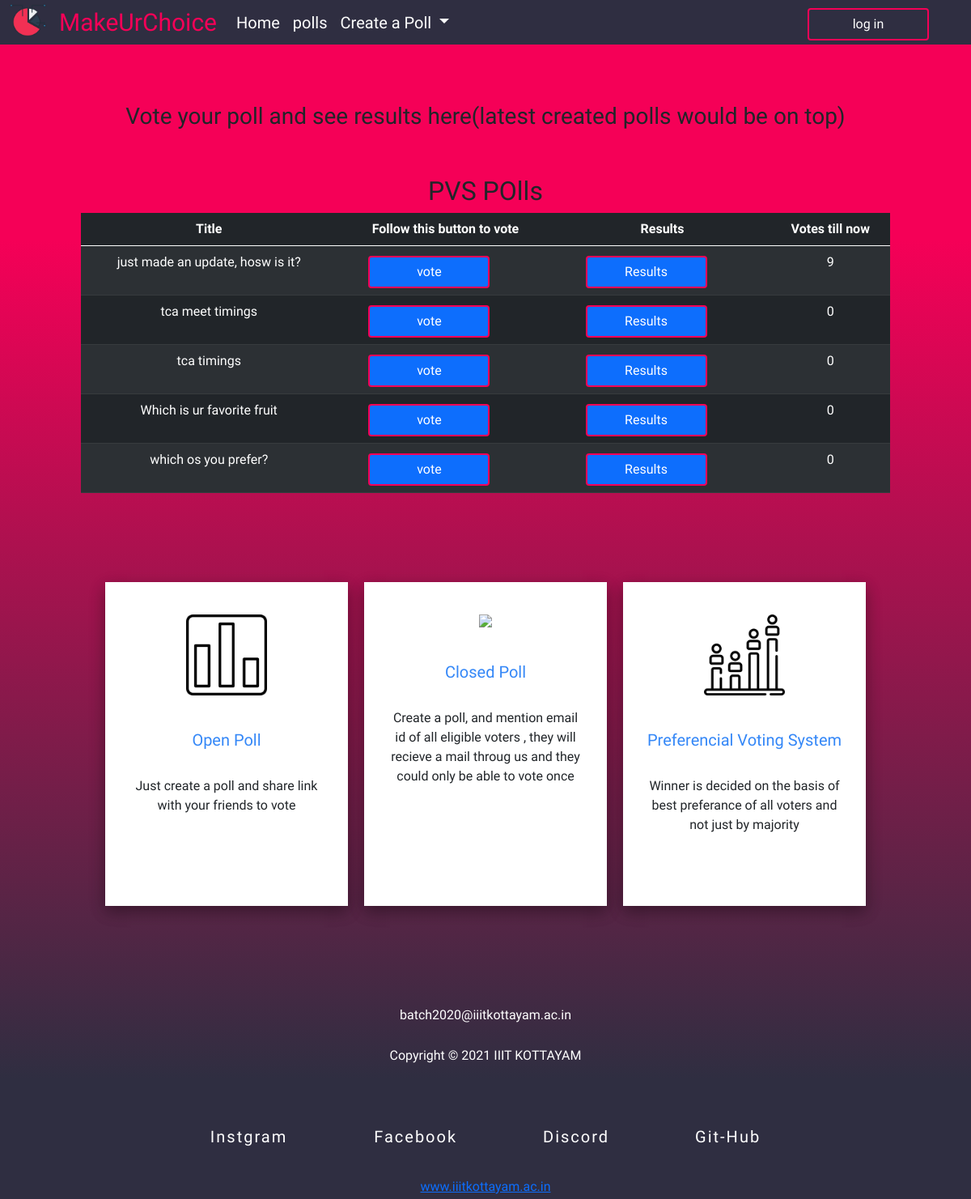
/Tpolls, run on an earlier commit of the app's database.
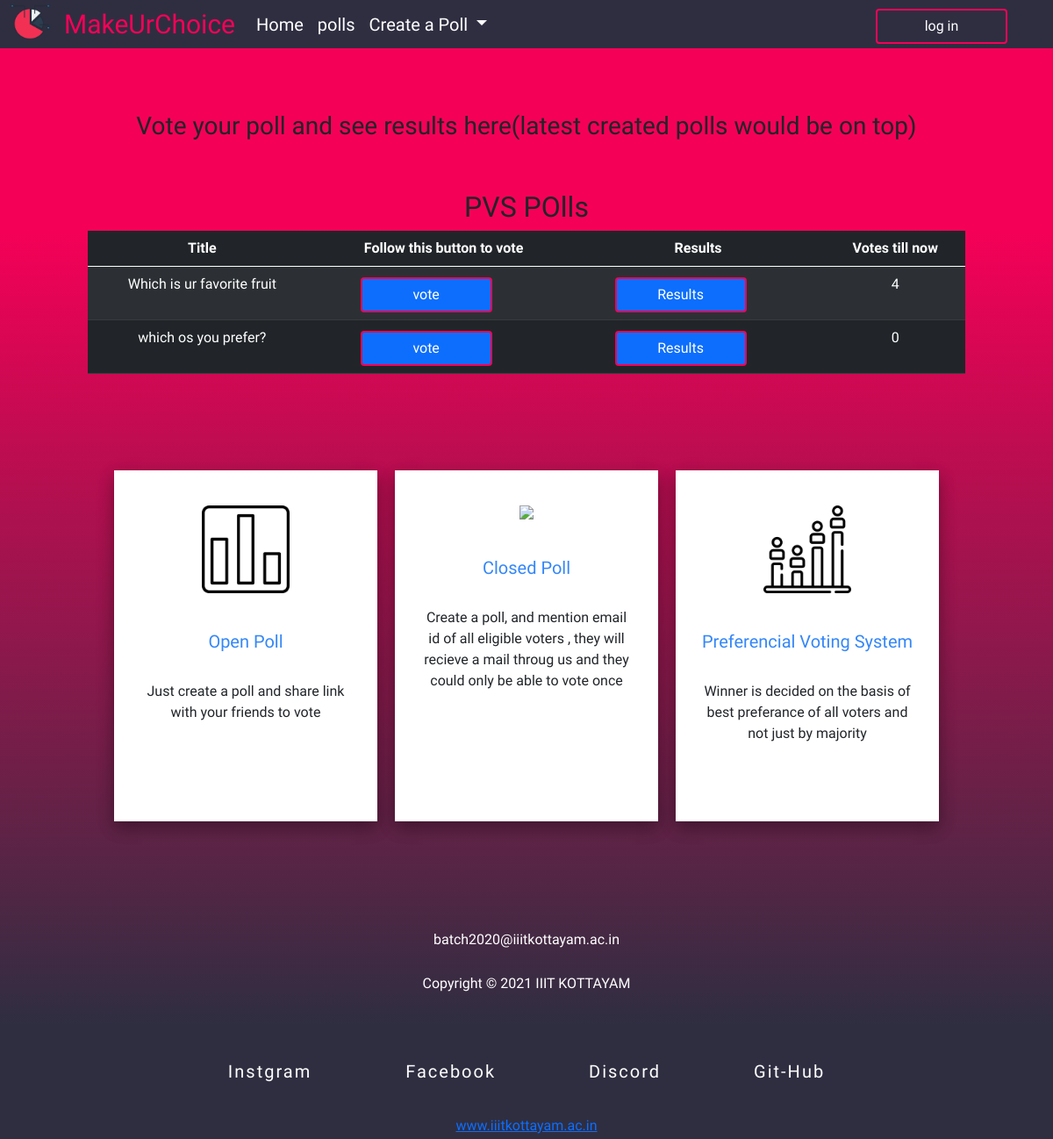
And on a later commit of the database.
### polling/models.py (models this page shows)
class CreatPoll(models.Model):
    Title = models.TextField()
    o1 = models.TextField()
    o2 = models.TextField()
    o3 = models.TextField()
    o4 = models.TextField()
    on1= models.IntegerField(default=0)
    on2= models.IntegerField(default=0)
    on3= models.IntegerField(default=0)
    on4= models.IntegerField(default=0)
    one_1=models.IntegerField(default=0)
    two_1=models.IntegerField(default=0)
    three_1=models.IntegerField(default=0)
    four_1=models.IntegerField(default=0)
    votes=models.IntegerField(default=0)

### polling/views.py (the view)
# urls.py: path('Tpolls',views.Tpolls,name='Tpolls'),
def Tpolls(request):
    o=CreatPoll.objects.all()
    context={
        'poll':o
    }
    return render(request,'Tpolls.html',context)

### templates/Tpolls.html (shortened to what this page needs)
{% extends "base.html" %}
{% block content %}
<br><br><br>
<center><h3 class="h3" >Vote your poll and see results here(latest created polls would be on top)</h3></center><br><br>
<center><h2>PVS POlls</h2></center>
    <div class="coont" style="margin-left: 100px;margin-right:100px">
        <center>
            <table class="table table-striped table-dark">
                    <thead>
                        <tr>
                            <th>
                                <center>Title</center>
                            </th>
                            <th>
                                <center>Follow this button to vote</center>
                            </th>
                            <th>
                                <center>Results</center>
                            </th>
                            <th>
                                <center>Votes till now</center>
                            </th>
                        </tr>
                    </thead>
                <tbody>
            {% for i in poll reversed %}
                    <tr>
                        <td>
                            <center>{{i.Title}} </center>
                        </td>
                        <td><a href="{% url 'poll' i.id %}">
                                <center><button class="btn btn-primary">vote</button></center>
                            </a></td>
                        <td><a href="{% url 'result' i.id %}">
                                <center><button class="btn btn-primary">Results</button></center>
                            </a></td>
                        <td>
                            <center>{{i.votes}}</center>
                        </td>
                    </tr>
            {% endfor %}
                </tbody>
            </table>
        </center>
    </div>
{% endblock %}

### templates/base.html (shortened to what this page needs)
{% load static %}
<!DOCTYPE html>
<html lang="en">
<head>
    <link href="https://cdn.jsdelivr.net/npm/bootstrap@5.0.0-beta2/dist/css/bootstrap.min.css" rel="stylesheet"
>
    <link rel="stylesheet" href={% static "createpoll.css" %}>
    <link rel="stylesheet" href="href="https://cdnjs.cloudflare.com/ajax/libs/font-awesome/5.13.0/css/all.min.css"
    />
</head>
<body>
    <nav class="navbar navbar-expand-lg navbar-light bg-light">
        <div class="container-fluid">
            <a class="navbar-brand" href="{% url 'home' %}">
                <img src={% static "voting-poll1.png" %} alt="" width="45" height="40" class="d-inline-block align-top">
            </a>
            <a class="navbar-brand" href="{% url 'home' %}" style="color:#f50057;">MakeUrChoice</a>
            <div class="collapse navbar-collapse" id="navbarSupportedContent">
                <ul class="navbar-nav me-auto mb-2 mb-lg-0">
                    <li class="nav-item">
                        <a class="nav-link active" aria-current="page" href="{% url 'home' %}"
                            style="color:white;">Home</a>
                    </li>
                    <li class="nav-item">
                        <a class="nav-link active" aria-current="page" href="{% url 'Tpolls' %}"
                            style="color:white;">polls</a>
                    </li>
                    <li class="nav-item dropdown">
                        <a class="nav-link dropdown-toggle" href="{% url 'create' %}" id="navbarDropdown" role="button"
                            data-bs-toggle="dropdown" aria-expanded="false" style="color:white;">
                            Create a Poll
                        </a>
                    </li>
                </ul>
                <button class="btn btn-outline-success" type="submit">log in</button>
            </div>
        </div>
    </nav>
    {% block content%}
    {% endblock %}
    <div class="features">
        <div class="box">
            <image class="icon" src={% static "poll.png" %}></image>
            <div class="h"> Open Poll</div>
            <p class="description">Just create a poll and share link with your friends to vote</p>
        </div>
        <div class="box">
            <image class="icon" src={% static "ballot.png" %}></image>
            <div class="h">Closed Poll</div>
            <p class="description">Create a poll, and mention email id of all eligible voters , they will recieve a mail throug us and they could only be able to vote once</p>
        </div>
        <div class="box">
            <image class="icon" src={% static "polling.png" %}></image>
            <div class="h">Preferencial Voting System</div>
            <p class="description">Winner is decided on the basis of best preferance of all voters and not just by majority</p>
        </div>
    </div>
    <div id="footer">
        <div class="aa"> batch2020@iiitkottayam.ac.in</div>
        <div class="aa">Copyright © 2021 IIIT KOTTAYAM</div><br>
        <div id="contact">
            <a class="cont" href="#" target="_blank">Instgram</span>
                <a class="cont" href="#" target="_blank">Facebook</a>
                <a class="cont" href="#" target="_blank">Discord</a>
                <a class="cont" href="#" target="_blank">Git-Hub</a>
        </div>
        <div><a href="https://www.iiitkottayam.ac.in/" target="_blank">www.iiitkottayam.ac.in</a></div>
    </div>
</body>
</html>

### static/createpoll.css (style rules this page uses)
body { background: linear-gradient(360deg, #2f2e41 10%, #f50057 80%); margin: 0; font-family: 'Mulish', sans-serif; }
.navbar { padding: 0; }
.navbar-brand { font-family: 'Lobster', cursive; font-size: 30px; }
.container-fluid { font-family: 'Mulish', sans-serif; font-size: 20px; background-color: #2f2e41; }
.collapse { text-align: right; font-weight: lighter; }
.btn { color: white; border: 2px solid #f50057; margin-right: 40px; }
button { margin-top: 4px; width: 150px; border: 2px solid #3487f7; border-radius: 4px; color: #3487f7; }
.features { display: flex; margin: 100px; justify-content: center; }
.box { text-align: center; background-color: white; margin: 10px; width: 300px; height: 400px; box-shadow: 0 8px 17px 0 rgba(0, 0, 0, 0.2), 0 6px 20px 0 rgba(0, 0, 0, 0.19); transition: all .4s; }
.icon { height: 100px; margin: 40px; }
p { margin: 20px; padding: 10px; }
.h { font-family: 'Lobster', cursive; font-size: 20px; color: #3487f7; }
#footer { font-family: 'Mulish', sans-serif; text-align: center; line-height: 30px; background-color: transparent; color: white; }
#contact { font-family: 'Lobster', cursive; letter-spacing: 2px; margin: auto; background-color: transparent; padding: 30px; }
.cont { background-color: transparent; color: white; text-decoration: none; margin: 30px; padding: 20px; font-size: 20px; transition: all .4s; }
.aa { padding: 10px; background-color: transparent; }

What changed in the data, as far as the page shows it:
removed CreatPoll: Title "just made an update, hosw is it?", votes "9"
removed CreatPoll: Title "tca meet timings", votes "0"
removed CreatPoll: Title "tca timings", votes "0"
changed CreatPoll "Which is ur favorite fruit": votes "0" → "4"
